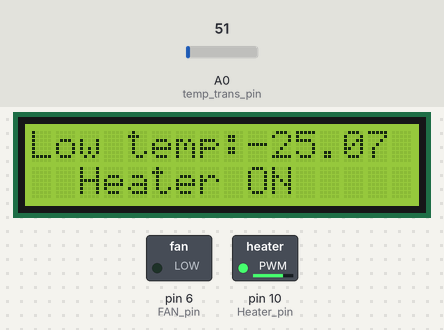
A sketch run on a simulated Arduino Uno, built with avr-gcc and run on an emulated ATmega328P. On the bench: 16×2 character LCD, switched loads named in the sketch (green lamp = pin HIGH). Inputs (shaded band) come from the test bench; at power-on: A0 (temp_trans_pin) = 51.

Above: at 6.2 s.
6.3 s: A0 (temp_trans_pin) set to 133
At 7.7 s:
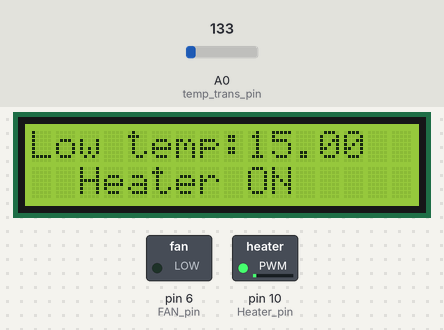
8.5 s: A0 (temp_trans_pin) set to 151
At 9.7 s:
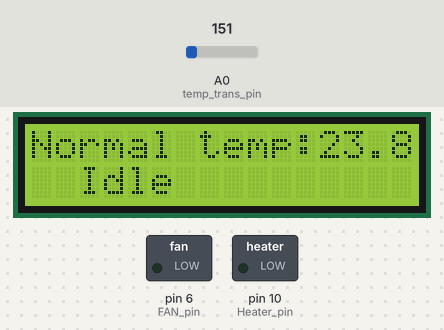
10.5 s: A0 (temp_trans_pin) set to 163
At 11.7 s:
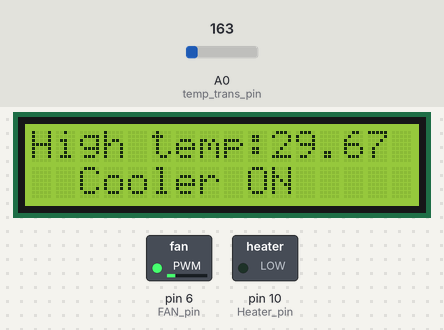
12.6 s: A0 (temp_trans_pin) set to 86
At 13.6 s:
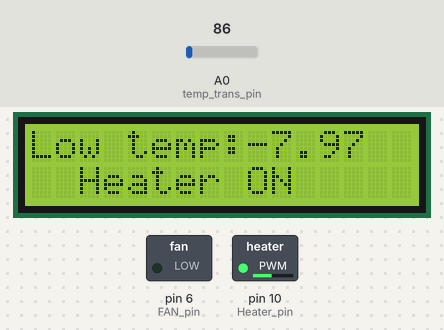
14.6 s: A0 (temp_trans_pin) set to 30
At 15.6 s:
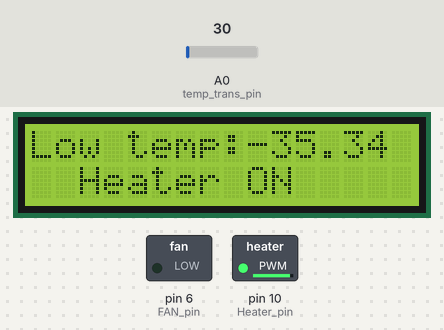
Timing chart, 0 to 17.6 s (numbered marks = the images above; inputs shaded):
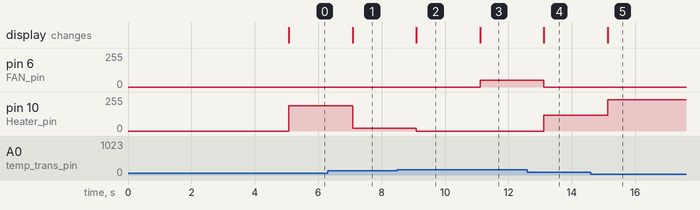

Measured:
- the behaviour switches between 143 and 144 on A0 (temp_trans_pin) (found by bisection; images 1 and 2)
- after the input at 6.3 s, pin 10 (Heater_pin): 190/255 → 20/255 after 0.78 s; the display: changes after 0.78 s (image 1)
- after the input at 8.5 s, pin 10 (Heater_pin): 20/255 → 0/255 after 0.60 s; the display: changes after 0.60 s (image 2)
- after the input at 10.5 s, pin 6 (FAN_pin): 0/255 → 51/255 after 0.61 s; the display: changes after 0.61 s (image 3)
- after the input at 12.6 s, pin 6 (FAN_pin): 51/255 → 0/255 after 0.52 s; pin 10 (Heater_pin): 0/255 → 118/255 after 0.52 s; the display: changes after 0.52 s (image 4)
- after the input at 14.6 s, pin 10 (Heater_pin): 118/255 → 234/255 after 0.53 s; the display: changes after 0.53 s (image 5)

The sketch:

temperature_controller.ino
```cpp
  const int temp_trans_pin = A0, Heater_pin = 10, FAN_pin = 6;

  float MinTemp = 20, MaxTemp = 25;

  #include <LiquidCrystal.h>


  LiquidCrystal LCD(12, 11, 5, 4, 3, 2);

  void setup() { //setup phase

    LCD.begin(16, 2);
    pinMode(Heater_pin, OUTPUT); //Initialise pinmodes
    pinMode(FAN_pin, OUTPUT);


    LCD.print("Temp Range:"); // print optimal temperature
    LCD.setCursor(2,1);
    LCD.print(MinTemp); LCD.print("-");LCD.print(MaxTemp);

    delay(5000);
 }

 void loop() { //loop phase

   float Eqv_volt, SensorTemp;


   Eqv_volt = analogRead(temp_trans_pin) * 5.0 / 1023; //calculate temperature from sensor output
   SensorTemp = 100.0 * Eqv_volt-50.0;

   if(SensorTemp > MaxTemp){ // high temperature
      LCD.clear();
      LCD.print("High temp:");
      LCD.print(SensorTemp);
	  LCD.setCursor(2,1);
      LCD.print("Cooler ON"); //turn on cooler
      int spd = map(SensorTemp, 25, 45, 0, 255);
      analogWrite(Heater_pin, 0); //turn off heater
      analogWrite(FAN_pin, spd);
      }

  else if(SensorTemp < MinTemp){ // low temperature
      LCD.clear();
      LCD.print("Low temp:");
      LCD.print(SensorTemp);
	  LCD.setCursor(2,1);
      LCD.print("Heater ON"); //turn on heater
      int spd = map(analogRead(temp_trans_pin), 143, 20, 0, 255);
      analogWrite(FAN_pin, 0); //turn off cooler
      analogWrite(Heater_pin, spd);

      }

   else if(SensorTemp > MinTemp && SensorTemp < MaxTemp){//optimal temperature
      LCD.clear();
      LCD.print("Normal temp:");
	  LCD.print(SensorTemp);
	  LCD.setCursor(2,1);
      LCD.print("Idle");
      analogWrite(FAN_pin, 0); //turn off cooler
      digitalWrite(Heater_pin, LOW); //turn off cooler

   }
  else {
      LCD.clear();
      LCD.print("Something is");
      LCD.setCursor(2,1); LCD.print("Wrong");
      delay(1000);
      LCD.clear();
    }
    delay(1000);
   } 
```
